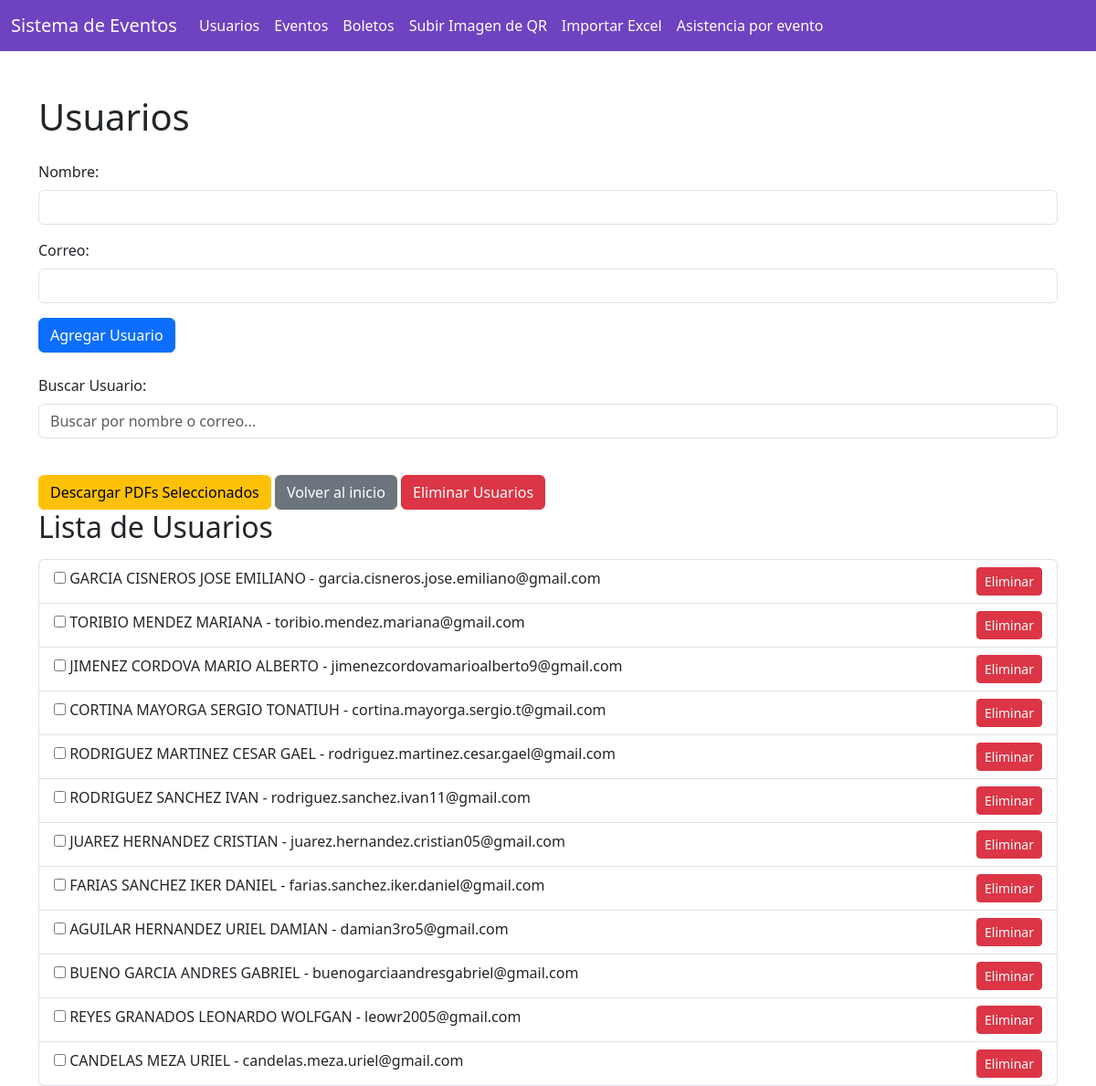
Before: /usuarios with the older database file.
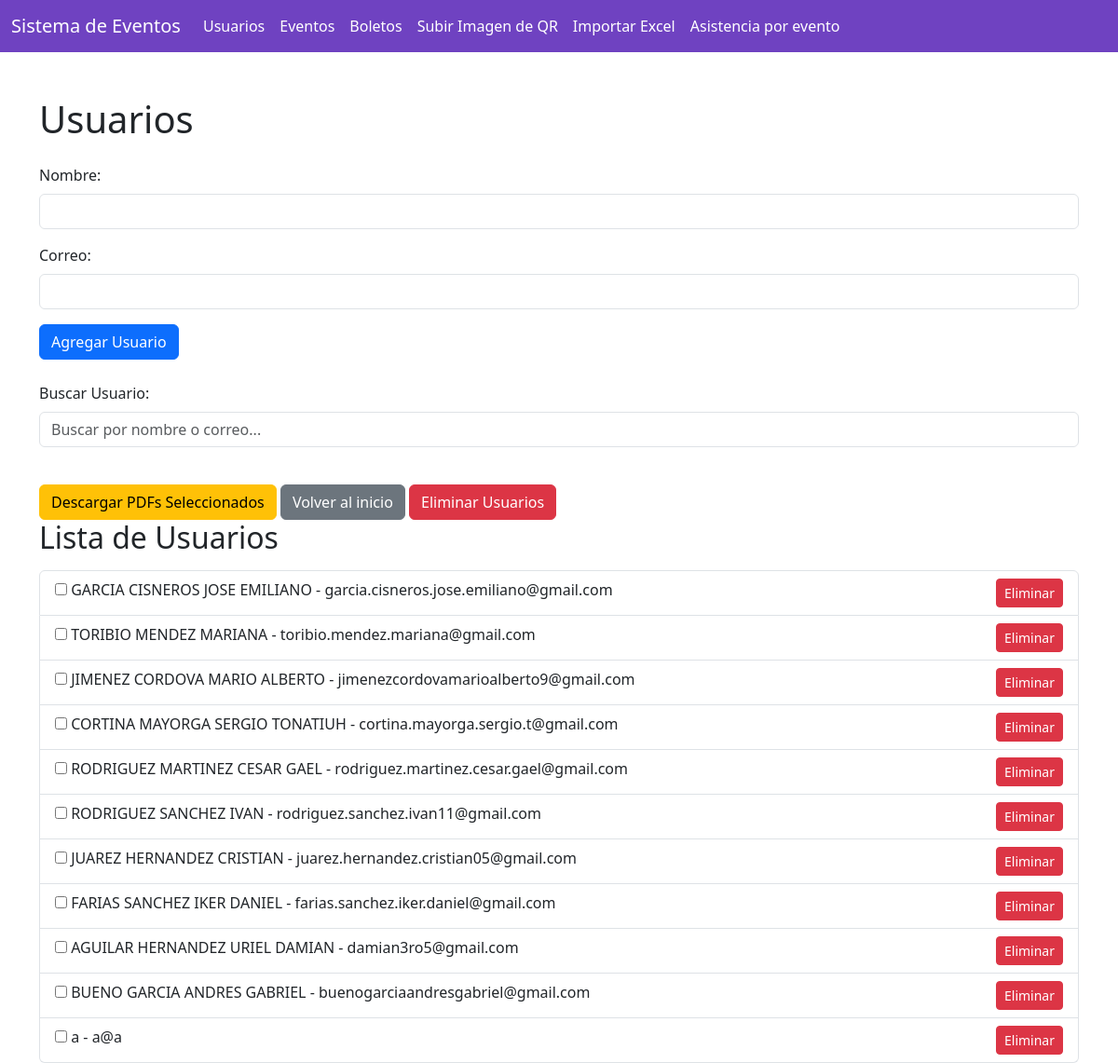
After: the same page with the newer database file.
### app.py (models this page shows)
class Usuario(db.Model):
    id = db.Column(db.Integer, primary_key=True)
    nombre = db.Column(db.String(100), nullable=False)
    correo = db.Column(db.String(100), unique=True, nullable=False)
    boletos = db.relationship('Boleto', backref='usuario', lazy=True)

### app.py (the view, shortened to what this page needs)
@app.route('/usuarios', methods=['GET', 'POST'])
def usuarios():
    usuarios = Usuario.query.all()
    return render_template('usuarios.html', usuarios=usuarios)

### templates/usuarios.html (shortened to what this page needs)
<!DOCTYPE html>
<html lang="es">
  <head>
    <link
      href="https://cdn.jsdelivr.net/npm/bootstrap@5.3.0-alpha1/dist/css/bootstrap.min.css"
      rel="stylesheet"
    />
  </head>
  <body>
    {% include 'header.html' %}
    <div class="container mt-5">
      <h1 class="mb-4">Usuarios</h1>
      <form method="POST" class="mb-4">
        <div class="mb-3">
          <label for="nombre" class="form-label">Nombre:</label>
          <input
            type="text"
            name="nombre"
            id="nombre"
            class="form-control"
            required
          />
        </div>
        <div class="mb-3">
          <label for="correo" class="form-label">Correo:</label>
          <input
            type="email"
            name="correo"
            id="correo"
            class="form-control"
            required
          />
        </div>
        <button type="submit" class="btn btn-primary">Agregar Usuario</button>
      </form>
      <div class="mb-4">
        <label for="buscar" class="form-label">Buscar Usuario:</label>
        <input
          type="text"
          id="buscar"
          class="form-control"
          placeholder="Buscar por nombre o correo..."
        />
      </div>
      <button id="descargar-seleccionados" class="btn btn-warning mt-3">
        Descargar PDFs Seleccionados
      </button>
      <a href="/" class="btn btn-secondary mt-3">Volver al inicio</a>
      <button id="eliminar-usuarios" class="btn btn-danger mt-3">
        Eliminar Usuarios
      </button>
      <h2 class="mb-3">Lista de Usuarios</h2>
      <ul class="list-group" id="lista-usuarios">
        {% for usuario in usuarios %}
        <li class="list-group-item">
          <input
            type="checkbox"
            class="seleccionar-usuario"
            data-usuario-id="{{ usuario.id }}"
          />
          {{ usuario.nombre }} - {{ usuario.correo }}
          <button
            class="btn btn-sm btn-danger float-end eliminar-usuario"
            data-usuario-id="{{ usuario.id }}"
          >
            Eliminar
          </button>
        </li>
        {% endfor %}
      </ul>
    </div>
  </body>
</html>

Changed rows visible on the page:
removed Usuario: nombre "CANDELAS MEZA URIEL", correo "candelas.meza.uriel@gmail.com"
changed Usuario (number 11 of 11 on the later page): nombre "REYES GRANADOS LEONARDO WOLFGAN" → "a"; correo "leowr2005@gmail.com" → "a@a"
